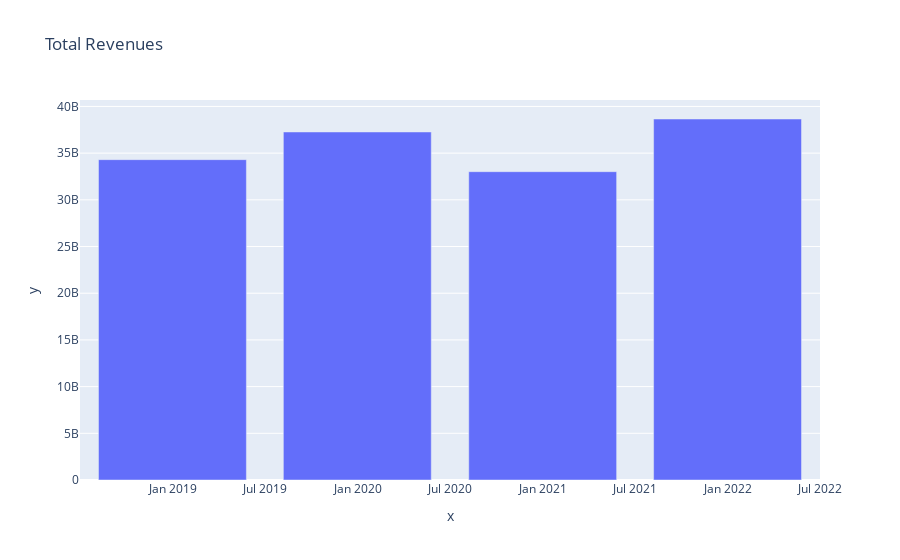

Notebook code for this chart:
### Code cell
# show revenues
revenue = KO.financials.loc['Total Revenue']
px.bar(x=revenue.index, y=revenue.values, title='Total Revenues')

### Figure 1 — Plotly figure (JSON) as saved in the notebook; plotly's stock layout.template omitted (floating-point values rounded to 4 significant figures)
{"data": [{"alignmentgroup": "True", "hovertemplate": "x=%{x}<br>y=%{y}<extra></extra>", "legendgroup": "", "marker": {"color": "#636efa", "pattern": {"shape": ""}}, "name": "", "offsetgroup": "", "orientation": "v", "showlegend": false, "textposition": "auto", "type": "bar", "x": ["2021-12-31T00:00:00", "2020-12-31T00:00:00", "2019-12-31T00:00:00", "2018-12-31T00:00:00"], "xaxis": "x", "y": [38655000000, 33014000000, 37266000000, 34300000000], "yaxis": "y"}], "layout": {"barmode": "relative", "legend": {"tracegroupgap": 0}, "title": {"text": "Total Revenues"}, "xaxis": {"anchor": "y", "domain": [0, 1], "title": {"text": "x"}}, "yaxis": {"anchor": "x", "domain": [0, 1], "title": {"text": "y"}}}}
